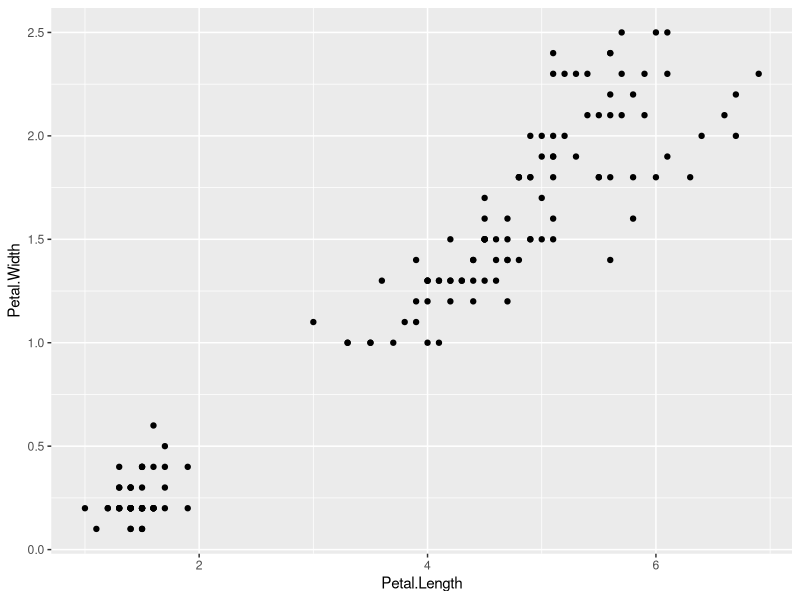
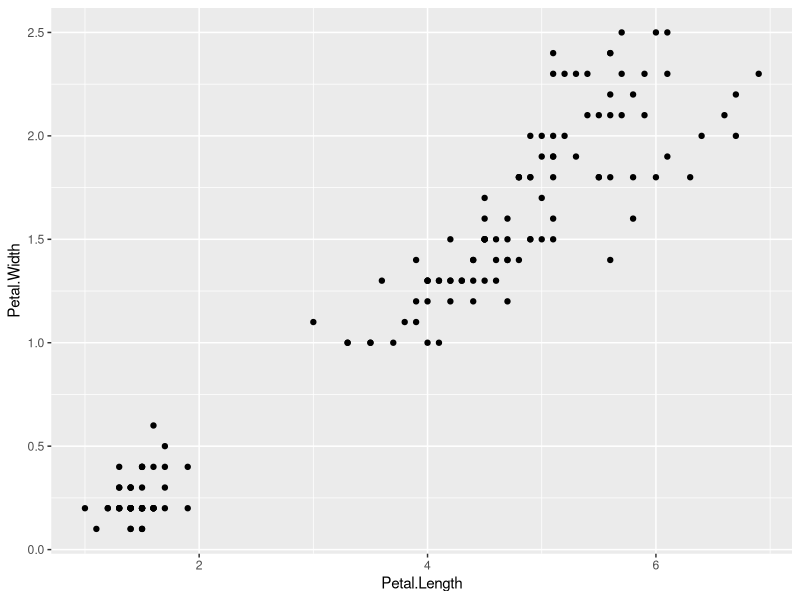
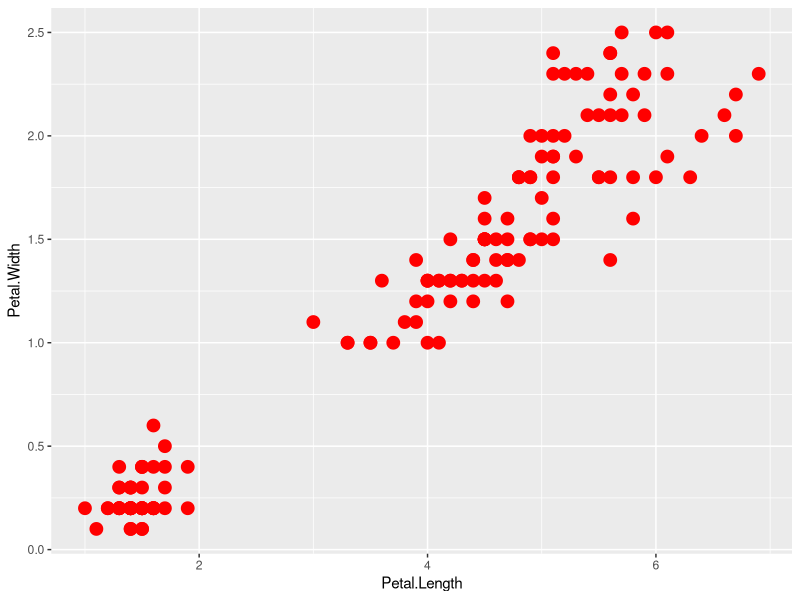
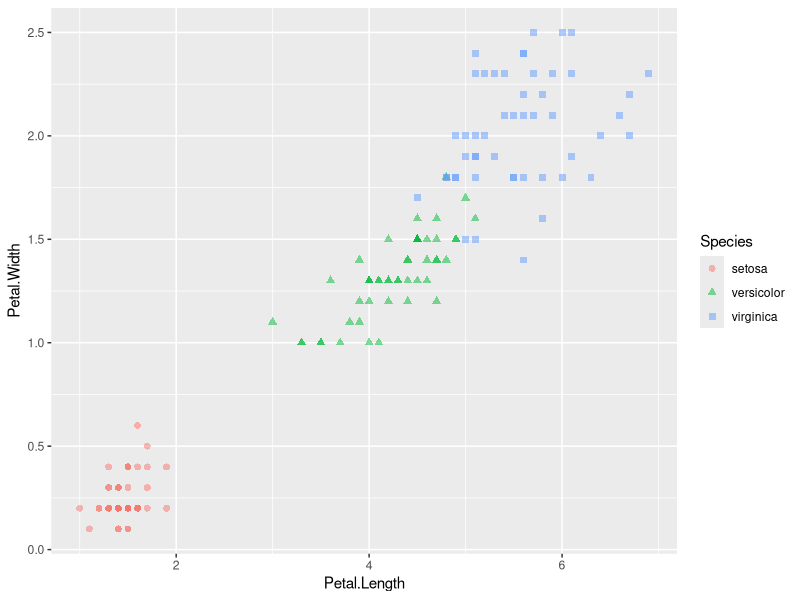
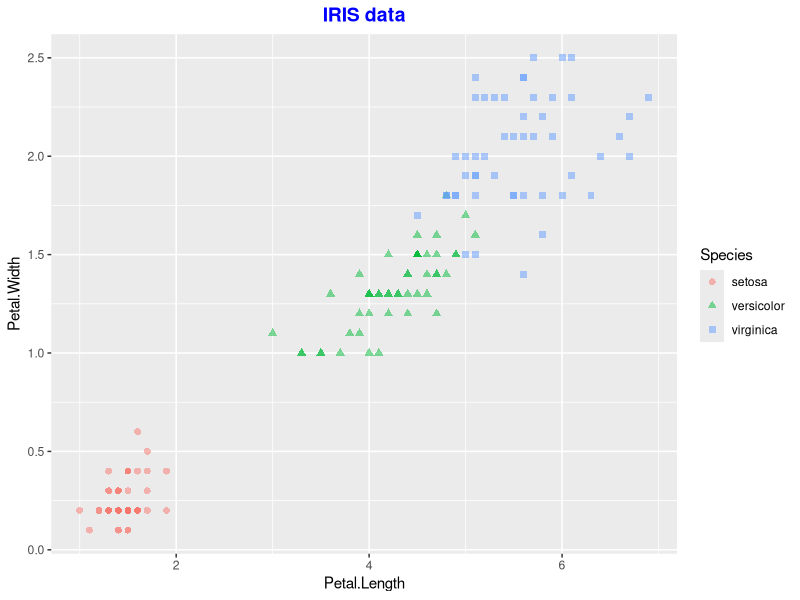
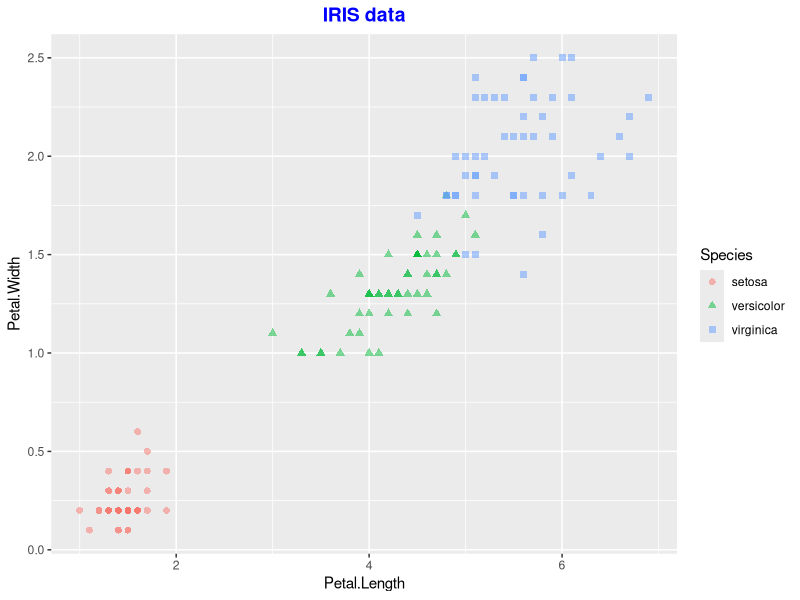
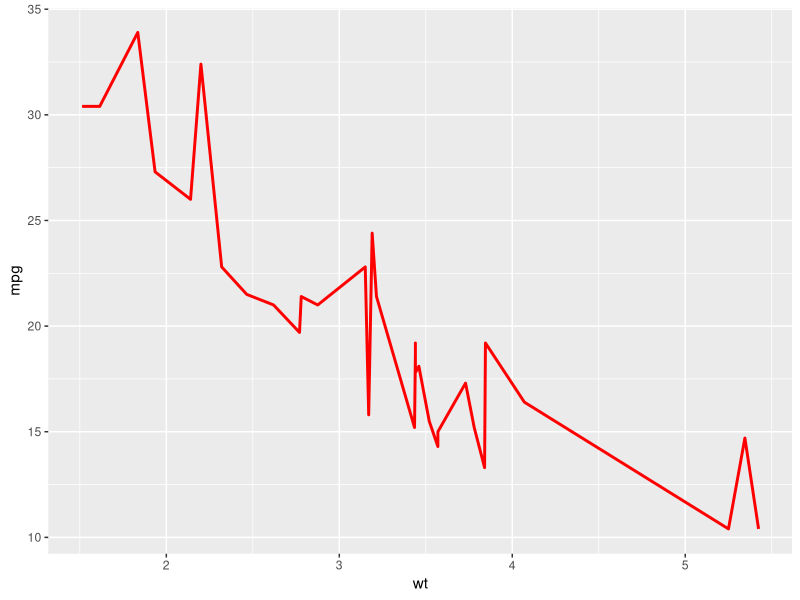
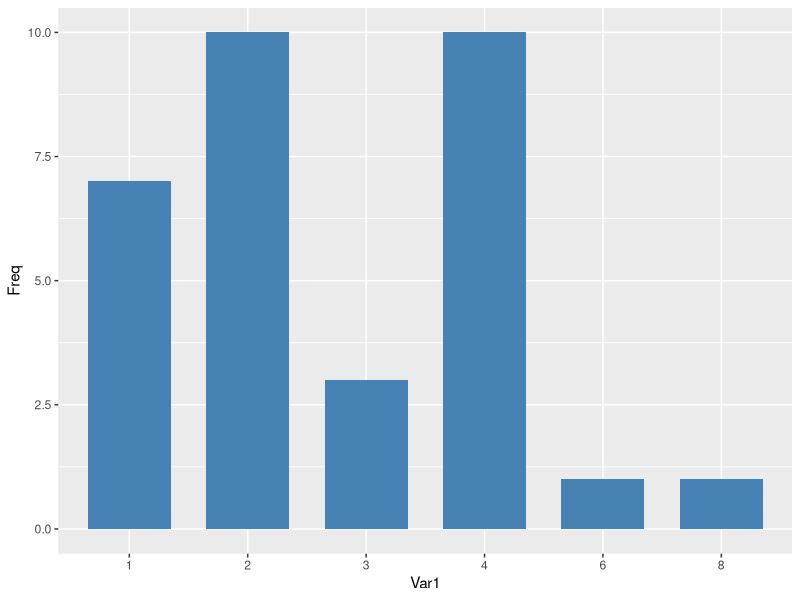

Source code (R) for these figures, in order:
library(ggplot2)

ggplot(data=iris,aes(x=Petal.Length,
                     y=Petal.Width))+geom_point()

ggplot()+geom_point(data=iris,aes(x=Petal.Length,
                                  y=Petal.Width))

ggplot()+geom_point(
  data=iris,
  aes(x=Petal.Length, y=Petal.Width),
  color="red",
  size=4
)

ggplot(data=iris,
       aes(x=Petal.Length,y=Petal.Width))+
  geom_point(
    aes(color=Species, shape=Species),
    alpha=0.5,
    size=2
  )

gp <- ggplot(data=iris,
             aes(x=Petal.Length,y=Petal.Width))+
  geom_point(
    aes(color=Species, shape=Species),
    alpha=0.5,
    size=2
  )
gp+ggtitle("IRIS data")+
  theme(plot.title = element_text(size=14,
                                  face = "bold",color="blue",hjust = 0.5))
gp2 <- gp+ggtitle("IRIS data")+
  theme(plot.title = element_text(size=14,
                                  face = "bold",color="blue",hjust = 0.5))
gp2


ggplot(mtcars, aes(x=wt, y=mpg))+
  geom_line(color="red",size=1)


df <- data.frame(table(mtcars$carb))
df
ggplot(df,aes(x=Var1,y=Freq))+
  geom_bar(stat="identity", width=0.7,fill="steelblue")


ggplot()+
  geom_boxplot(data=iris,
               aes(x=Species,y=Petal.Length,
                   fill=Species))



